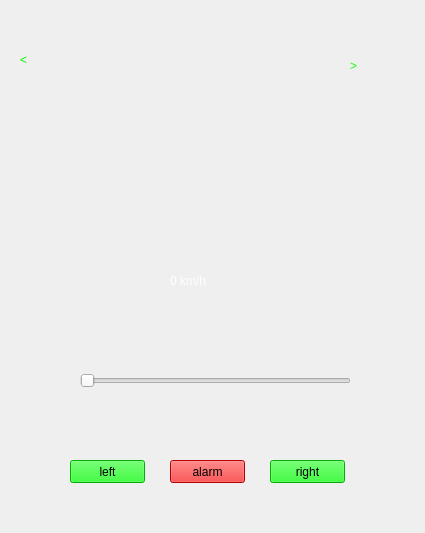
<?xml version="1.0" encoding="UTF-8"?>
<ui version="4.0">
 <class>Widget</class>
 <widget class="QWidget" name="Widget">
  <property name="geometry">
   <rect>
    <x>0</x>
    <y>0</y>
    <width>425</width>
    <height>533</height>
   </rect>
  </property>
  <property name="maximumSize">
   <size>
    <width>425</width>
    <height>533</height>
   </size>
  </property>
  <property name="baseSize">
   <size>
    <width>191</width>
    <height>221</height>
   </size>
  </property>
  <property name="windowTitle">
   <string>CarPanel</string>
  </property>
  <property name="styleSheet">
   <string notr="true"/>
  </property>
  <widget class="QLabel" name="speedometerLabel">
   <property name="geometry">
    <rect>
     <x>60</x>
     <y>30</y>
     <width>291</width>
     <height>291</height>
    </rect>
   </property>
   <property name="autoFillBackground">
    <bool>false</bool>
   </property>
   <property name="pixmap">
    <pixmap>background.png</pixmap>
   </property>
  </widget>
  <widget class="QSlider" name="speedometerSlider">
   <property name="geometry">
    <rect>
     <x>80</x>
     <y>370</y>
     <width>271</width>
     <height>22</height>
    </rect>
   </property>
   <property name="maximum">
    <number>200</number>
   </property>
   <property name="pageStep">
    <number>1</number>
   </property>
   <property name="orientation">
    <enum>Qt::Horizontal</enum>
   </property>
   <property name="tickInterval">
    <number>3</number>
   </property>
  </widget>
  <widget class="QPushButton" name="ButtonTurnLeft">
   <property name="geometry">
    <rect>
     <x>70</x>
     <y>460</y>
     <width>75</width>
     <height>23</height>
    </rect>
   </property>
   <property name="styleSheet">
    <string notr="true">background-color: rgb(0, 245, 0);</string>
   </property>
   <property name="text">
    <string>left</string>
   </property>
   <property name="checkable">
    <bool>true</bool>
   </property>
  </widget>
  <widget class="QPushButton" name="ButtonTurnRight">
   <property name="geometry">
    <rect>
     <x>270</x>
     <y>460</y>
     <width>75</width>
     <height>23</height>
    </rect>
   </property>
   <property name="styleSheet">
    <string notr="true">background-color: rgb(0, 245, 0);</string>
   </property>
   <property name="text">
    <string>right</string>
   </property>
   <property name="checkable">
    <bool>true</bool>
   </property>
  </widget>
  <widget class="QLabel" name="valueLabel">
   <property name="geometry">
    <rect>
     <x>170</x>
     <y>260</y>
     <width>101</width>
     <height>41</height>
    </rect>
   </property>
   <property name="styleSheet">
    <string notr="true">font: 75 12pt &quot;MS Sans Serif&quot;;

color: rgb(255, 255, 255);</string>
   </property>
   <property name="text">
    <string>0 km/h</string>
   </property>
   <property name="textFormat">
    <enum>Qt::AutoText</enum>
   </property>
   <property name="scaledContents">
    <bool>false</bool>
   </property>
  </widget>
  <widget class="QLabel" name="arrowLabel">
   <property name="geometry">
    <rect>
     <x>120</x>
     <y>90</y>
     <width>171</width>
     <height>191</height>
    </rect>
   </property>
   <property name="baseSize">
    <size>
     <width>191</width>
     <height>221</height>
    </size>
   </property>
   <property name="layoutDirection">
    <enum>Qt::LeftToRight</enum>
   </property>
   <property name="text">
    <string/>
   </property>
   <property name="pixmap">
    <pixmap>arrow.png</pixmap>
   </property>
   <property name="scaledContents">
    <bool>false</bool>
   </property>
   <property name="alignment">
    <set>Qt::AlignCenter</set>
   </property>
   <property name="indent">
    <number>-2</number>
   </property>
  </widget>
  <widget class="QLabel" name="labelTurnLeft">
   <property name="geometry">
    <rect>
     <x>20</x>
     <y>30</y>
     <width>51</width>
     <height>61</height>
    </rect>
   </property>
   <property name="styleSheet">
    <string notr="true">color: rgb(0, 255, 0);
font: 75 48pt &quot;MS Shell Dlg 2&quot;;</string>
   </property>
   <property name="text">
    <string>&lt;</string>
   </property>
  </widget>
  <widget class="QLabel" name="labelTurnRight">
   <property name="geometry">
    <rect>
     <x>350</x>
     <y>30</y>
     <width>51</width>
     <height>71</height>
    </rect>
   </property>
   <property name="styleSheet">
    <string notr="true">color: rgb(23, 255, 19);

font: 75 48pt &quot;MS Shell Dlg 2&quot;;
</string>
   </property>
   <property name="text">
    <string>&gt;</string>
   </property>
  </widget>
  <widget class="QPushButton" name="ButtonAlarm">
   <property name="geometry">
    <rect>
     <x>170</x>
     <y>460</y>
     <width>75</width>
     <height>23</height>
    </rect>
   </property>
   <property name="styleSheet">
    <string notr="true">background-color: rgb(255, 0, 0);</string>
   </property>
   <property name="text">
    <string>alarm</string>
   </property>
   <property name="checkable">
    <bool>true</bool>
   </property>
  </widget>
 </widget>
 <resources/>
 <connections/>
</ui>
